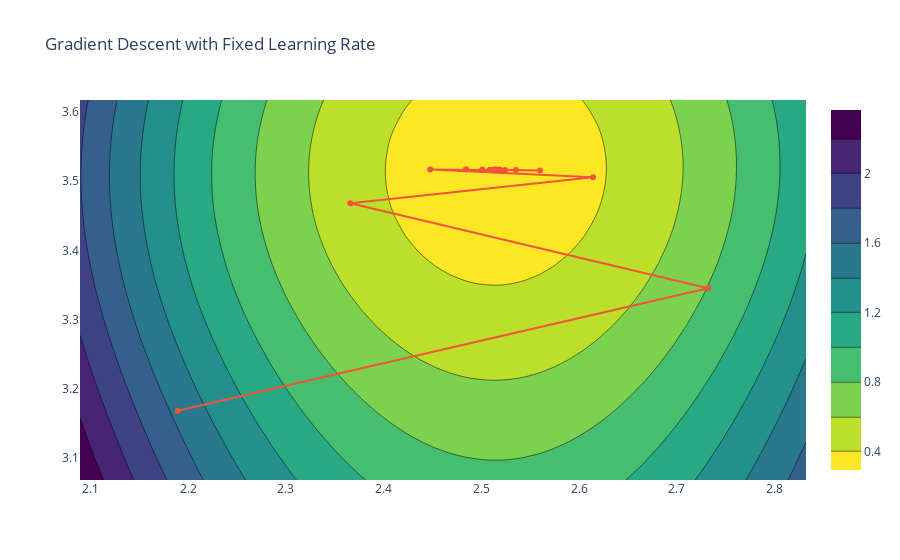

Notebook code cell kept with this figure:
### Markdown cell above
### Question 5e
Another common way of visualizing 3D dynamics is with a _contour_ plot. Please run the following cell.

### Code cell
theta_hat, theta_history, average_loss_history = grad_desc(data["x"], data["y"], initial_guess(3), num_iter=20, alpha=0.1)

theta_history = np.vstack(theta_history)

dsua_112_utils.contour_plot('Gradient Descent with Fixed Learning Rate', theta_history, 
                       mse, 
                       cos_model, 
                       data["x"].values, 
                       data["y"].values)

### Figure 1 — Plotly figure (JSON) as saved in the notebook; plotly's stock layout.template omitted (floating-point values rounded to 4 significant figures; data arrays with more than 128 entries replaced by an {"elided": "..."} marker saying what was removed)
{"data": [{"colorscale": [[0, "#440154"], [0.1111, "#482878"], [0.2222, "#3e4989"], [0.3333, "#31688e"], [0.4444, "#26828e"], [0.5556, "#1f9e89"], [0.6667, "#35b779"], [0.7778, "#6ece58"], [0.8889, "#b5de2b"], [1, "#fde725"]], "reversescale": true, "type": "contour", "x": [2.089, 2.105, 2.12, 2.135, 2.15, 2.165, 2.18, 2.195, 2.211, 2.226, 2.241, 2.256, 2.271, 2.286, 2.302, 2.317, 2.332, 2.347, 2.362, 2.377, 2.393, 2.408, 2.423, 2.438, 2.453, 2.468, 2.483, 2.499, 2.514, 2.529, 2.544, 2.559, 2.574, 2.59, 2.605, 2.62, 2.635, 2.65, 2.665, 2.681, 2.696, 2.711, 2.726, 2.741, 2.756, 2.771, 2.787, 2.802, 2.817, 2.832], "y": [3.069, 3.08, 3.091, 3.102, 3.113, 3.124, 3.136, 3.147, 3.158, 3.169, 3.18, 3.192, 3.203, 3.214, 3.225, 3.236, 3.248, 3.259, 3.27, 3.281, 3.292, 3.304, 3.315, 3.326, 3.337, 3.348, 3.36, 3.371, 3.382, 3.393, 3.404, 3.416, 3.427, 3.438, 3.449, 3.46, 3.472, 3.483, 3.494, 3.505, 3.516, 3.528, 3.539, 3.55, 3.561, 3.572, 3.584, 3.595, 3.606, 3.617], "z": {"elided": "50x50 float values"}}, {"mode": "lines+markers", "name": "Theta Values", "type": "scatter", "x": [2.189, 2.732, 2.366, 2.614, 2.448, 2.56, 2.484, 2.535, 2.501, 2.524, 2.509, 2.519, 2.512, 2.517, 2.513, 2.516, 2.514, 2.515, 2.515, 2.515], "y": [3.169, 3.345, 3.468, 3.506, 3.517, 3.515, 3.517, 3.516, 3.517, 3.516, 3.517, 3.516, 3.517, 3.516, 3.517, 3.516, 3.516, 3.516, 3.516, 3.516]}], "layout": {"title": {"text": "Gradient Descent with Fixed Learning Rate"}}}
